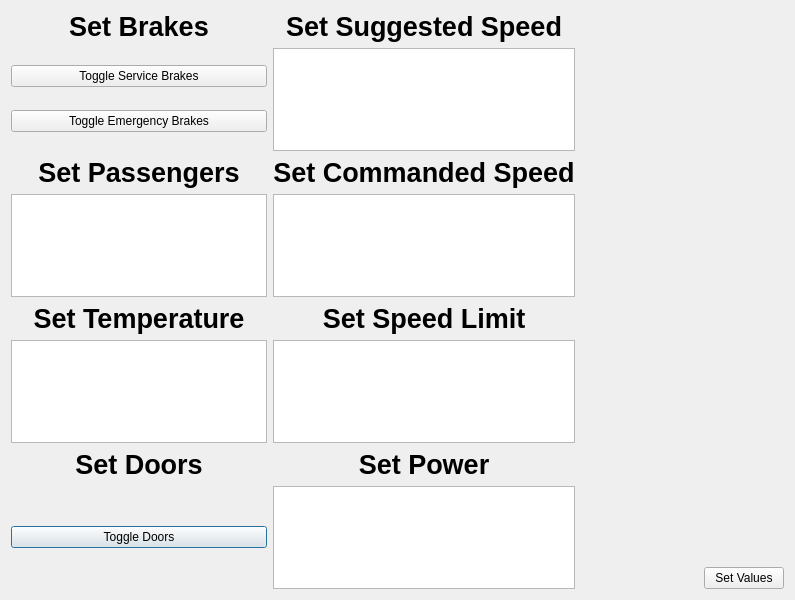
<?xml version="1.0" encoding="UTF-8"?>
<ui version="4.0">
 <class>Test</class>
 <widget class="QDialog" name="Test">
  <property name="geometry">
   <rect>
    <x>0</x>
    <y>0</y>
    <width>795</width>
    <height>600</height>
   </rect>
  </property>
  <property name="windowTitle">
   <string>Dialog</string>
  </property>
  <layout class="QGridLayout" name="gridLayout">
   <item row="0" column="1">
    <layout class="QGridLayout" name="test_grid">
     <item row="7" column="1">
      <widget class="QLabel" name="setCommandedSpeed_label">
       <property name="font">
        <font>
         <family>Arial</family>
         <pointsize>20</pointsize>
         <weight>75</weight>
         <bold>true</bold>
        </font>
       </property>
       <property name="text">
        <string>Set Commanded Speed</string>
       </property>
       <property name="alignment">
        <set>Qt::AlignCenter</set>
       </property>
      </widget>
     </item>
     <item row="9" column="1">
      <widget class="QLabel" name="setSpeedLimit_label">
       <property name="font">
        <font>
         <family>Arial</family>
         <pointsize>20</pointsize>
         <weight>75</weight>
         <bold>true</bold>
        </font>
       </property>
       <property name="text">
        <string>Set Speed Limit</string>
       </property>
       <property name="alignment">
        <set>Qt::AlignCenter</set>
       </property>
      </widget>
     </item>
     <item row="12" column="1">
      <widget class="QPlainTextEdit" name="setPower_text"/>
     </item>
     <item row="7" column="0">
      <widget class="QLabel" name="setPassengers_label">
       <property name="font">
        <font>
         <family>Arial</family>
         <pointsize>20</pointsize>
         <weight>75</weight>
         <bold>true</bold>
        </font>
       </property>
       <property name="text">
        <string>Set Passengers</string>
       </property>
       <property name="alignment">
        <set>Qt::AlignCenter</set>
       </property>
      </widget>
     </item>
     <item row="9" column="0">
      <widget class="QLabel" name="setTemperature_label">
       <property name="font">
        <font>
         <family>Arial</family>
         <pointsize>20</pointsize>
         <weight>75</weight>
         <bold>true</bold>
        </font>
       </property>
       <property name="text">
        <string>Set Temperature</string>
       </property>
       <property name="alignment">
        <set>Qt::AlignCenter</set>
       </property>
      </widget>
     </item>
     <item row="12" column="0">
      <widget class="QPushButton" name="toggleDoors_button">
       <property name="text">
        <string>Toggle Doors</string>
       </property>
      </widget>
     </item>
     <item row="2" column="0">
      <widget class="QLabel" name="setBrakes_label">
       <property name="font">
        <font>
         <family>Arial</family>
         <pointsize>20</pointsize>
         <weight>75</weight>
         <bold>true</bold>
        </font>
       </property>
       <property name="text">
        <string>Set Brakes</string>
       </property>
       <property name="alignment">
        <set>Qt::AlignCenter</set>
       </property>
      </widget>
     </item>
     <item row="12" column="2">
      <layout class="QGridLayout" name="gridLayout_4">
       <item row="1" column="1">
        <widget class="QPushButton" name="setValues_button">
         <property name="text">
          <string>Set Values</string>
         </property>
        </widget>
       </item>
       <item row="0" column="1">
        <spacer name="verticalSpacer">
         <property name="orientation">
          <enum>Qt::Vertical</enum>
         </property>
         <property name="sizeHint" stdset="0">
          <size>
           <width>20</width>
           <height>40</height>
          </size>
         </property>
        </spacer>
       </item>
       <item row="1" column="0">
        <spacer name="horizontalSpacer">
         <property name="orientation">
          <enum>Qt::Horizontal</enum>
         </property>
         <property name="sizeHint" stdset="0">
          <size>
           <width>40</width>
           <height>20</height>
          </size>
         </property>
        </spacer>
       </item>
      </layout>
     </item>
     <item row="11" column="1">
      <widget class="QLabel" name="setPower_label">
       <property name="font">
        <font>
         <family>Arial</family>
         <pointsize>20</pointsize>
         <weight>75</weight>
         <bold>true</bold>
        </font>
       </property>
       <property name="text">
        <string>Set Power</string>
       </property>
       <property name="alignment">
        <set>Qt::AlignCenter</set>
       </property>
      </widget>
     </item>
     <item row="3" column="0">
      <layout class="QGridLayout" name="gridLayout_2">
       <item row="2" column="0">
        <widget class="QPushButton" name="toggleEmergencyBrakes_button">
         <property name="text">
          <string>Toggle Emergency Brakes</string>
         </property>
        </widget>
       </item>
       <item row="1" column="0">
        <widget class="QPushButton" name="toggleServiceBrakes_button">
         <property name="text">
          <string>Toggle Service Brakes</string>
         </property>
        </widget>
       </item>
      </layout>
     </item>
     <item row="11" column="0">
      <widget class="QLabel" name="toggleDoors_label">
       <property name="font">
        <font>
         <family>Arial</family>
         <pointsize>20</pointsize>
         <weight>75</weight>
         <bold>true</bold>
        </font>
       </property>
       <property name="text">
        <string>Set Doors</string>
       </property>
       <property name="alignment">
        <set>Qt::AlignCenter</set>
       </property>
      </widget>
     </item>
     <item row="10" column="1">
      <widget class="QPlainTextEdit" name="setSpeedLimit_text"/>
     </item>
     <item row="2" column="1">
      <widget class="QLabel" name="setSuggestSpeed_label">
       <property name="font">
        <font>
         <family>Arial</family>
         <pointsize>20</pointsize>
         <weight>75</weight>
         <bold>true</bold>
        </font>
       </property>
       <property name="text">
        <string>Set Suggested Speed</string>
       </property>
       <property name="alignment">
        <set>Qt::AlignCenter</set>
       </property>
      </widget>
     </item>
     <item row="3" column="1">
      <widget class="QPlainTextEdit" name="setSuggestSpeed_text"/>
     </item>
     <item row="8" column="1">
      <widget class="QPlainTextEdit" name="setCommandedSpeed_text"/>
     </item>
     <item row="10" column="0">
      <widget class="QPlainTextEdit" name="setTemperature_text"/>
     </item>
     <item row="8" column="0">
      <widget class="QPlainTextEdit" name="setPassengers_text"/>
     </item>
    </layout>
   </item>
  </layout>
 </widget>
 <resources/>
 <connections/>
</ui>
